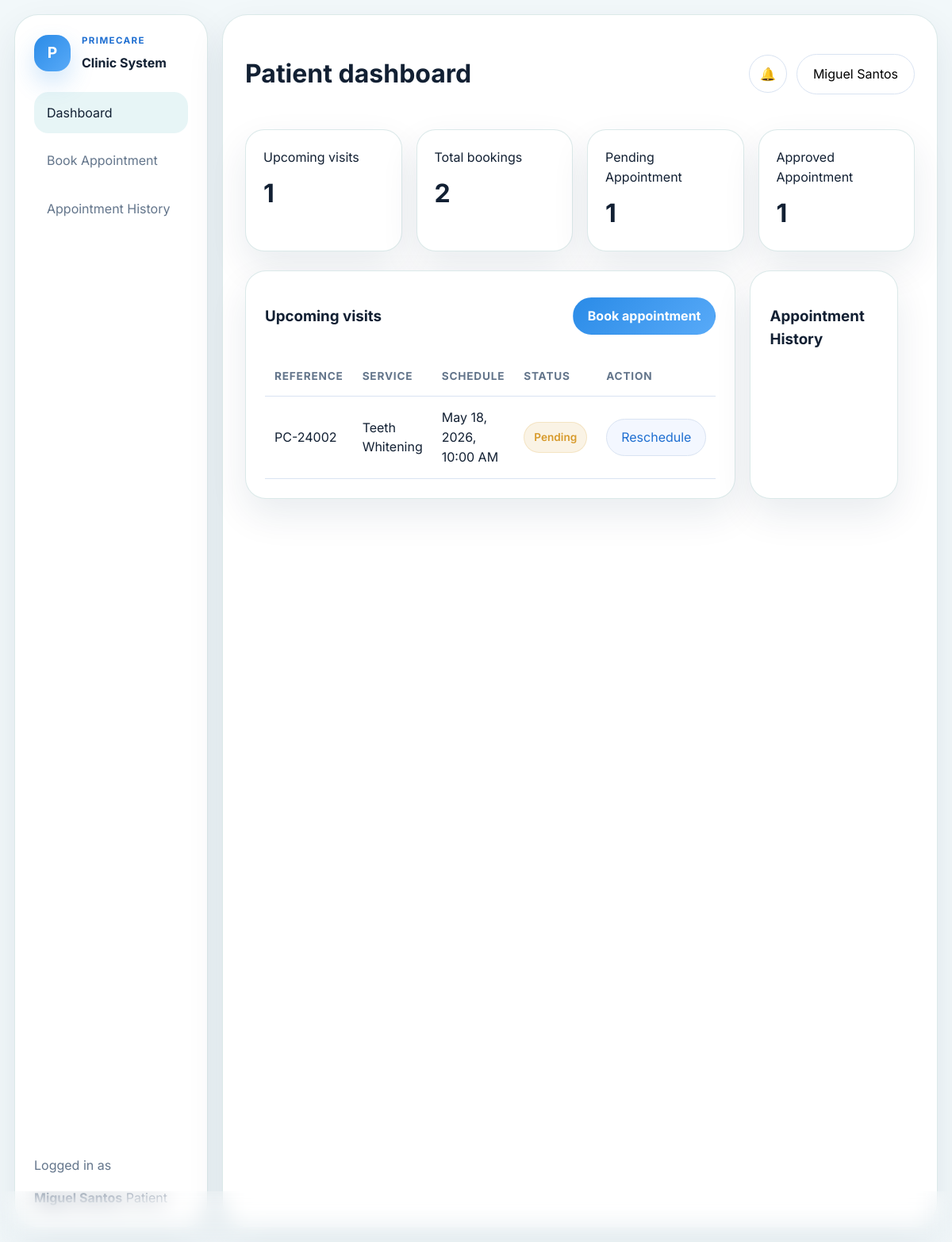
Screenshot of /Patient/index.php (signed in) with the database file from the repository.
### tables this page shows
CREATE TABLE users (
    id INT AUTO_INCREMENT PRIMARY KEY,
    full_name VARCHAR(150) NOT NULL,
    username VARCHAR(100) UNIQUE NULL,
    email VARCHAR(150) NOT NULL UNIQUE,
    password VARCHAR(255) NOT NULL,
    role ENUM('admin', 'dentist', 'secretary', 'patient') NOT NULL DEFAULT 'patient',
    contact_number VARCHAR(11) NOT NULL,
    created_at DATETIME DEFAULT CURRENT_TIMESTAMP
);

CREATE TABLE appointments (
    id INT AUTO_INCREMENT PRIMARY KEY,
    reference_code VARCHAR(30) NOT NULL UNIQUE,
    user_id INT NOT NULL,
    service_id INT NOT NULL,
    staff_id INT NULL,
    scheduled_date DATE NOT NULL,
    start_time TIME NOT NULL,
    end_time TIME NOT NULL,
    status ENUM('Pending','Accepted','Approved','Rejected','Cancelled','Completed') DEFAULT 'Pending',
    patient_name VARCHAR(150) NOT NULL,
    patient_email VARCHAR(150) NOT NULL,
    patient_contact VARCHAR(11) NOT NULL,
    service_name VARCHAR(150) NOT NULL,
    service_fee DECIMAL(10,2) NOT NULL,
    total_amount DECIMAL(10,2) NOT NULL,
    notes TEXT NULL,
    created_at DATETIME DEFAULT CURRENT_TIMESTAMP,
    FOREIGN KEY (user_id) REFERENCES users(id) ON DELETE CASCADE,
    FOREIGN KEY (service_id) REFERENCES services(id) ON DELETE CASCADE,
    FOREIGN KEY (staff_id) REFERENCES users(id) ON DELETE SET NULL
);

CREATE TABLE services (
    id INT AUTO_INCREMENT PRIMARY KEY,
    name VARCHAR(150) NOT NULL,
    category VARCHAR(120) NULL,
    description TEXT NULL,
    duration INT NOT NULL,
    buffer INT DEFAULT 0,
    price DECIMAL(10,2) NOT NULL,
    daily_limit INT NULL,
    active TINYINT(1) DEFAULT 1
);

### Patient/index.php (the view, shortened to what the rows shown need)
<?php
require_login(['patient', 'admin']);
$user = current_user();
$patientAppointments = patient_appointments_by_email($user['email']);
$upcoming = patient_upcoming_appointments($patientAppointments);
render_admin_shell_start('Patient dashboard', 'dashboard');
?>
<div class="dashboard-grid">
    <section class="table-card">
        <table>
            <thead><tr><th>Reference</th><th>Service</th><th>Schedule</th><th>Status</th><th>Action</th></tr></thead>
            <tbody>
            <?php foreach ($upcoming as $appointment): ?>
                <?php
                    $rescheduleModalId = 'patientRescheduleModal' . (int) $appointment['id'];
                    $canReschedule = appointment_patient_reschedule_allowed($appointment);
                ?>
                <tr>
                    <td><?= h($appointment['reference_code']) ?></td>
                    <td><?= h($appointment['service']['name']) ?></td>
                    <td><?= h(date('M d, Y', strtotime($appointment['scheduled_date']))) ?>, <?= h(date('g:i A', strtotime($appointment['start_time']))) ?></td>
                    <td><span class="badge <?= h(status_badge_class($appointment['status'])) ?>"><?= h($appointment['status']) ?></span></td>
                    <td>
                        <?php if ($canReschedule): ?>
                            <button class="button-secondary compact-button" type="button" data-modal-open="<?= h($rescheduleModalId) ?>">Reschedule</button>
                        <?php else: ?>
                            <span class="muted">-</span>
                        <?php endif; ?>
                    </td>
                </tr>
            <?php endforeach; ?>
            </tbody>
        </table>
    </section>
</div>
<?php render_admin_shell_end();

### Config/functions.php (shortened to what the rows shown need)
<?php
function app_config(?string $key = null, mixed $default = null): mixed
{
    static $config;
    if (!$config) {
        $config = require __DIR__ . '/config.php';
        date_default_timezone_set($config['app']['timezone']);
    }
    $segments = explode('.', $key);
    $value = $config;
    foreach ($segments as $segment) {
        $value = $value[$segment];
    }
    return $value;
}
function asset_url(string $path): string
{
    return app_config('app.base_url') . '/Assets/' . ltrim($path, '/');
}
function h(?string $value): string
{
    return htmlspecialchars((string) $value, ENT_QUOTES, 'UTF-8');
}
function demo_mode(): bool
{
    return db() === null;
}
function canonical_role(string $role): string
{
    return match ($role) {
        'dentist' => 'doctor',
        'staff' => 'secretary',
        default => $role,
    };
}
function ensure_profile_schema(): void
{
    static $checked = false;
    if ($checked) {
        return;
    }
    $checked = true;
}
function status_badge_class(string $status): string
{
    return match ($status) {
        'Accepted', 'Approved', 'Completed' => 'badge-success',
        'Rejected', 'Cancelled' => 'badge-danger',
        'Pending' => 'badge-warning',
        default => 'badge-muted',
    };
}
function services(): array
{
    return db()->query('SELECT id, name, category, description, duration, buffer, price, daily_limit, active FROM services WHERE active = 1 ORDER BY category, name')->fetchAll();
}
function service_by_id(int $serviceId): ?array
{
    foreach (services() as $service) {
        if ((int) $service['id'] === $serviceId) {
            return $service;
        }
    }
    return null;
}
function user_role_label(string $role): string
{
    return match ($role) {
        'staff', 'secretary' => 'Secretary',
        'doctor', 'dentist' => 'Doctor',
        'admin' => 'Admin',
        'patient' => 'Patient',
        default => ucfirst($role),
    };
}
function profile_payload_from_user(array $user): array
{
    $detail = array_key_exists('service_role', $user) ? $user : doctor_secretary_detail_by_user_id((int) $user['id']);
    $displayName = $user['name'] ?? $user['full_name'] ?? null;
    return [
        'id' => (int) $user['id'],
        'name' => $displayName,
        'full_name' => $displayName,
        'username' => $user['username'] ?? null,
        'email' => $user['email'],
        'role' => canonical_role((string) $user['role']),
        'role_label' => user_role_label((string) $user['role']),
        'contact_number' => $user['contact_number'] ?? null,
        'service_id' => $user['service_id'] ?? null,
        'service_role' => is_array($detail) ? ($detail['service_role'] ?? null) : null,
        'schedule' => is_array($detail) ? ($detail['schedule'] ?? null) : null,
    ];
}
function profile_by_user_id(int $userId, bool $includePassword = false): ?array
{
    $fields = 'u.id, u.full_name AS name, u.full_name, u.username, u.email, u.role, u.contact_number, sd.assigned_service_id AS service_id, s.name AS service_role,
        (
            SELECT GROUP_CONCAT(
                CONCAT(ds.day_of_week, " ", TIME_FORMAT(ds.start_time, "%h:%i %p"), " - ", TIME_FORMAT(ds.end_time, "%h:%i %p"))
                ORDER BY FIELD(ds.day_of_week, "Monday","Tuesday","Wednesday","Thursday","Friday","Saturday","Sunday"), ds.start_time
                SEPARATOR ", "
            )
            FROM doctor_schedules ds
            WHERE ds.user_id = u.id
        ) AS schedule';
    $statement = db()->prepare("
        SELECT {$fields}
        FROM users u
        LEFT JOIN staff_details sd ON sd.user_id = u.id
        LEFT JOIN services s ON s.id = sd.assigned_service_id
        WHERE u.id = :id
        LIMIT 1
    ");
    $statement->execute(['id' => $userId]);
    $user = $statement->fetch();
    return profile_payload_from_user($user) + ($includePassword ? ['password' => $user['password']] : []);
}
function patient_appointments_by_email(string $email): array
{
    return array_values(array_filter(appointments(), function ($appointment) use ($email) {
        return strtolower((string) ($appointment['patient']['email'] ?? '')) === strtolower($email);
    }));
}
function patient_upcoming_appointments(array $appointments): array
{
    return array_values(array_filter($appointments, function (array $appointment): bool {
        return in_array($appointment['status'], ['Pending', 'Accepted'], true)
            && strtotime($appointment['scheduled_date'] . ' ' . $appointment['start_time']) >= time();
    }));
}
function appointment_with_relations(array $appointment): array
{
    $appointment['user_id'] = (int) ($appointment['user_id'] ?? 0);
    $patientRecord = !empty($appointment['patient_name']) ? null : patient_by_id($appointment['user_id']);
    $appointment['patient'] = [
        'id' => $appointment['user_id'],
        'full_name' => $appointment['patient_name'] ?? ($patientRecord['full_name'] ?? null),
        'email' => $appointment['patient_email'] ?? ($patientRecord['email'] ?? null),
        'contact_number' => $appointment['patient_contact'] ?? ($patientRecord['contact_number'] ?? null),
    ];
    $appointment['service'] = service_by_id((int) $appointment['service_id']);
    $appointment['staff'] = !empty($appointment['staff_id']) ? profile_by_user_id((int) $appointment['staff_id']) : null;
    return $appointment;
}
function appointments(array $filters = []): array
{
    if (demo_mode()) {
        $appointments = demo_store('appointments');
    } else {
        $appointments = db()->query('SELECT * FROM appointments ORDER BY scheduled_date, start_time')->fetchAll();
    }
    $appointments = array_map('appointment_with_relations', $appointments);
    return array_values(array_filter($appointments, function ($appointment) use ($filters) {
        if (!empty($filters['status']) && $appointment['status'] !== $filters['status']) {
            return false;
        }
        if (!empty($filters['service_id']) && (int) $appointment['service_id'] !== (int) $filters['service_id']) {
            return false;
        }
        if (!empty($filters['date']) && $appointment['scheduled_date'] !== $filters['date']) {
            return false;
        }
        if (!empty($filters['staff_id']) && (int) ($appointment['staff_id'] ?? 0) !== (int) $filters['staff_id']) {
            return false;
        }
        if (!empty($filters['user_id']) && (int) ($appointment['user_id'] ?? 0) !== (int) $filters['user_id']) {
            return false;
        }
        return true;
    }));
}
function appointment_patient_reschedule_allowed(array $appointment): bool
{
    $cutoffHours = (int) app_config('app.reschedule_cutoff_hours', 12);
    $appointmentStart = strtotime($appointment['scheduled_date'] . ' ' . $appointment['start_time']);
    return in_array($appointment['status'], ['Pending', 'Accepted'], true)
        && $appointmentStart > strtotime('+' . $cutoffHours . ' hours');
}
function current_user(): ?array
{
    $sessionUser = $_SESSION['user'] ?? null;
    $userId = isset($_SESSION['user_id']) ? (int) $_SESSION['user_id'] : (isset($sessionUser['id']) ? (int) $sessionUser['id'] : 0);
    $profile = profile_by_user_id($userId);
    return $_SESSION['user'];
}
function require_login(array $roles = []): void
{
    $user = current_user();
}
function render_header(string $title, array $options = []): void
{
    $isAdmin = $options['admin'] ?? false;
    $bodyClass = $options['body_class'] ?? '';
    ?>
    <!DOCTYPE html>
    <html lang="en">
    <head>
        <link rel="stylesheet" href="https://cdnjs.cloudflare.com/ajax/libs/font-awesome/6.5.2/css/all.min.css">
        <link rel="stylesheet" href="<?= h(asset_url('css/style.css')) ?>">
    </head>
    <body class="<?= h($bodyClass) ?><?= $isAdmin ? ' admin-body' : '' ?>">
    <?php
}
function render_footer(): void
{
    ?>
    </body>
    </html>
    <?php
}
    ?>
    <?php
function render_admin_shell_start(string $title, string $active = 'dashboard'): void
{
    $user = current_user();
    render_header($title, ['admin' => true]);
    ?>
    <div class="admin-shell">
        <aside class="sidebar" id="appSidebar">
            <div class="sidebar-footer">
                <p class="muted-label">Logged in as</p>
                <strong data-sidebar-user-name><?= h($user['name']) ?></strong>
                <span><?= h(ucfirst($user['role'])) ?></span>
            </div>
        </aside>
        <main class="admin-main">
            <header class="admin-topbar">
                <div class="admin-title-wrap">
                    <div>
                    <h1><?= h($title) ?></h1>
                    </div>
                </div>
                <div class="topbar-actions">
                    <div class="profile-menu-wrap" data-profile-menu>
                        <button class="ghost-link" type="button" data-profile-toggle aria-expanded="false">
                            <?= h($user['name']) ?>
                        </button>
                    </div>
                </div>
            </header>
    <?php
}
function render_admin_shell_end(): void
{
    echo '</main></div>';
    render_footer();
}

### rows the page displays
users: full_name "Miguel Santos", role "Patient"
appointments: reference_code "PC-24002", service.name "Teeth Whitening", scheduled_date "May 18, 2026", start_time "10:00 AM", status "Pending"

### other values shown
$link['label'] "Dashboard"
$link['label'] "Book Appointment"
$link['label'] "Appointment History"
$title "Patient dashboard"
count($upcoming) "1"
count($patientAppointments) "2"
